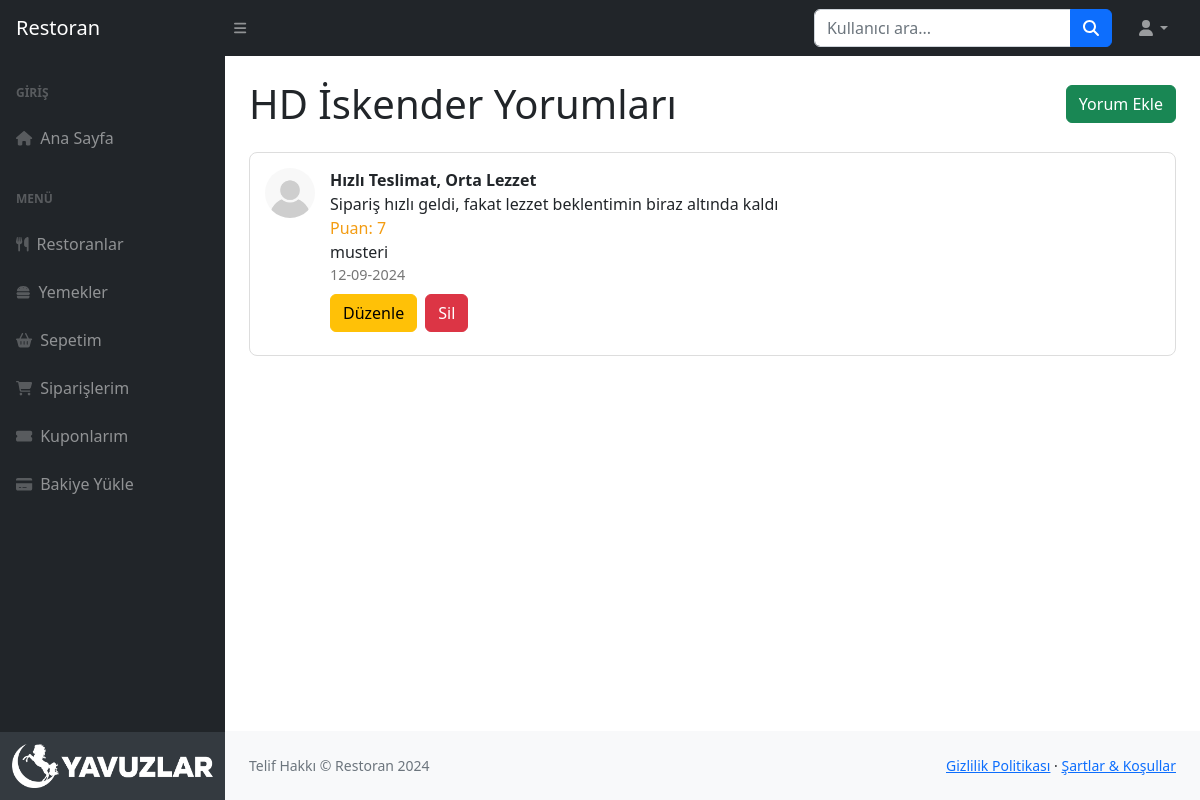
Screenshot of /comments.php?id=1 (signed in) with the database file from the repository.
### tables this page shows
CREATE TABLE `restaurant` (
  `id` int NOT NULL,
  `company_id` int DEFAULT NULL,
  `name` varchar(255) NOT NULL,
  `description` text,
  `image_path` varchar(255) DEFAULT NULL,
  `created_at` timestamp NULL DEFAULT CURRENT_TIMESTAMP,
  `deleted_at` timestamp NULL DEFAULT NULL
);

CREATE TABLE `comments` (
  `id` int NOT NULL,
  `user_id` int DEFAULT NULL,
  `restaurant_id` int DEFAULT NULL,
  `title` varchar(255) DEFAULT NULL,
  `description` text,
  `score` int NOT NULL,
  `created_at` timestamp NULL DEFAULT CURRENT_TIMESTAMP,
  `updated_at` timestamp NULL DEFAULT CURRENT_TIMESTAMP ON UPDATE CURRENT_TIMESTAMP,
  `deleted_at` timestamp NULL DEFAULT NULL
);

CREATE TABLE `users` (
  `id` int NOT NULL,
  `company_id` int DEFAULT NULL,
  `role` enum('admin','owner','user') NOT NULL,
  `name` varchar(100) NOT NULL,
  `surname` varchar(100) NOT NULL,
  `username` varchar(100) NOT NULL,
  `password` varchar(255) NOT NULL,
  `balance` decimal(10,2) DEFAULT '5000.00',
  `created_at` timestamp NULL DEFAULT CURRENT_TIMESTAMP,
  `deleted_at` timestamp NULL DEFAULT NULL,
  `image_path` text
);

### comments.php (the view, shortened to what this page needs)
<?php
require 'db.php';
$restaurantId = isset($_GET['id']) ? intval($_GET['id']) : 0;
if ($restaurantId > 0) {
    $stmtRestaurant = $pdo->prepare("SELECT name FROM restaurant WHERE id = :restaurant_id");
    $stmtRestaurant->execute([':restaurant_id' => $restaurantId]);
    $restaurant = $stmtRestaurant->fetch(PDO::FETCH_ASSOC);
    $stmtComments = $pdo->prepare("
        SELECT c.id, c.title, c.description, c.score, c.created_at, u.username, u.image_path, u.id as user_id
        FROM comments c
        JOIN users u ON c.user_id = u.id
        WHERE c.deleted_at IS NULL AND c.restaurant_id = :restaurant_id
        ORDER BY c.created_at DESC
    ");
    $stmtComments->execute([':restaurant_id' => $restaurantId]);
    $comments = $stmtComments->fetchAll(PDO::FETCH_ASSOC);
} else {
    echo 'Geçersiz restoran ID.';
    exit;
}
?>
<!DOCTYPE html>
<html lang="en">
<head>
  <link href="../css/styles.css" rel="stylesheet" />
</head>
<body class="sb-nav-fixed">
  <?php require 'layout/sidebar.php'; ?>
  <div id="layoutSidenav_content">
    <main>
      <div class="container-fluid px-4">
      <div class="d-flex justify-content-between align-items-center my-4">
        <h1 class="my-0"><?php echo htmlspecialchars($restaurant['name']); ?> Yorumları</h1>
        <a href="add-comment.php?id=<?php echo htmlspecialchars($restaurantId)?>" class="btn btn-success">Yorum Ekle</a>
      </div>
      <?php if (!empty($comments)): ?>
        <?php foreach ($comments as $comment): ?>
          <?php
            $userImagePath = !empty($comment['image_path']) ? '/images/user/' . $comment['image_path'] : '/images/user/default.jpg';
            $formattedDate = date('d-m-Y', strtotime($comment['created_at']));
            $isOwner = isset($_SESSION['user_id']) && $_SESSION['user_id'] === $comment['user_id'];
          ?>
          <div class="comment-card">
            <img src="<?php echo htmlspecialchars($userImagePath); ?>" alt="<?php echo htmlspecialchars($comment['username']); ?>">
            <div class="content">
              <div class="title"><?php echo htmlspecialchars($comment['title']); ?></div>
              <div class="description"><?php echo htmlspecialchars($comment['description']); ?></div>
              <div class="score">Puan: <?php echo htmlspecialchars($comment['score']); ?></div>
              <div class="username"><?php echo htmlspecialchars($comment['username']); ?></div>
              <div class="date"><?php echo htmlspecialchars($formattedDate); ?></div>
              <?php if ($isOwner): ?>
                <div class="actions my-2">
                  <a href="edit-comment.php?id=<?php echo $comment['id']; ?>" class="btn btn-warning me-1">Düzenle</a>
                  <a href="query/delete-comment.php?id=<?php echo $comment['id']; ?>" class="btn btn-danger" onclick="return confirm('Bu yorumu silmek istediğinize emin misiniz?');">Sil</a>
                </div>
              <?php endif; ?>
            </div>
          </div>
        <?php endforeach; ?>
      <?php else: ?>
        <p>Bu restorana ait yorum bulunmuyor.</p>
      <?php endif; ?>
      </div>
    </main>
    <?php require 'layout/footer.php'; ?>
</body>
</html>

### rows the page displays
restaurant: name "HD İskender"
comments: title "Hızlı Teslimat, Orta Lezzet", description "Sipariş hızlı geldi, fakat lezzet beklentimin biraz altında kaldı", score "7", user.username "musteri", created_at "12-09-2024"
